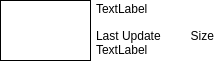
<ui version="4.0" >
 <class>ProjectTreeItemClass</class>
 <widget class="QFrame" name="ProjectTreeItemClass" >
  <property name="geometry" >
   <rect>
    <x>0</x>
    <y>0</y>
    <width>218</width>
    <height>61</height>
   </rect>
  </property>
  <property name="palette" >
   <palette>
    <active>
     <colorrole role="Base" >
      <brush brushstyle="SolidPattern" >
       <color alpha="255" >
        <red>255</red>
        <green>255</green>
        <blue>255</blue>
       </color>
      </brush>
     </colorrole>
     <colorrole role="Window" >
      <brush brushstyle="SolidPattern" >
       <color alpha="255" >
        <red>255</red>
        <green>255</green>
        <blue>255</blue>
       </color>
      </brush>
     </colorrole>
    </active>
    <inactive>
     <colorrole role="Base" >
      <brush brushstyle="SolidPattern" >
       <color alpha="255" >
        <red>255</red>
        <green>255</green>
        <blue>255</blue>
       </color>
      </brush>
     </colorrole>
     <colorrole role="Window" >
      <brush brushstyle="SolidPattern" >
       <color alpha="255" >
        <red>255</red>
        <green>255</green>
        <blue>255</blue>
       </color>
      </brush>
     </colorrole>
    </inactive>
    <disabled>
     <colorrole role="Base" >
      <brush brushstyle="SolidPattern" >
       <color alpha="255" >
        <red>255</red>
        <green>255</green>
        <blue>255</blue>
       </color>
      </brush>
     </colorrole>
     <colorrole role="Window" >
      <brush brushstyle="SolidPattern" >
       <color alpha="255" >
        <red>255</red>
        <green>255</green>
        <blue>255</blue>
       </color>
      </brush>
     </colorrole>
    </disabled>
   </palette>
  </property>
  <property name="font" >
   <font/>
  </property>
  <property name="windowTitle" >
   <string>ProjectTreeItem</string>
  </property>
  <property name="autoFillBackground" >
   <bool>true</bool>
  </property>
  <property name="styleSheet" >
   <string notr="true" />
  </property>
  <property name="frameShape" >
   <enum>QFrame::NoFrame</enum>
  </property>
  <widget class="QLabel" name="ProjectImage" >
   <property name="geometry" >
    <rect>
     <x>0</x>
     <y>0</y>
     <width>91</width>
     <height>61</height>
    </rect>
   </property>
   <property name="frameShape" >
    <enum>QFrame::Box</enum>
   </property>
   <property name="text" >
    <string/>
   </property>
   <property name="pixmap" >
    <pixmap/>
   </property>
  </widget>
  <widget class="QLabel" name="ProjectName" >
   <property name="geometry" >
    <rect>
     <x>96</x>
     <y>0</y>
     <width>130</width>
     <height>18</height>
    </rect>
   </property>
   <property name="text" >
    <string>TextLabel</string>
   </property>
  </widget>
  <widget class="QLabel" name="ProjectSizeValue" >
   <property name="geometry" >
    <rect>
     <x>168</x>
     <y>28</y>
     <width>46</width>
     <height>16</height>
    </rect>
   </property>
   <property name="text" >
    <string>Size</string>
   </property>
   <property name="alignment" >
    <set>Qt::AlignRight|Qt::AlignTrailing|Qt::AlignVCenter</set>
   </property>
  </widget>
  <widget class="QLabel" name="ProjectLastUpdateValue" >
   <property name="geometry" >
    <rect>
     <x>96</x>
     <y>40</y>
     <width>116</width>
     <height>20</height>
    </rect>
   </property>
   <property name="text" >
    <string>TextLabel</string>
   </property>
  </widget>
  <widget class="QLabel" name="ProjectLastUpdate" >
   <property name="geometry" >
    <rect>
     <x>96</x>
     <y>28</y>
     <width>71</width>
     <height>16</height>
    </rect>
   </property>
   <property name="text" >
    <string>Last Update</string>
   </property>
  </widget>
 </widget>
 <layoutdefault spacing="6" margin="11" />
 <resources>
  <include location="../../source/torque3dfrontloader.qrc" />
 </resources>
 <connections/>
</ui>
